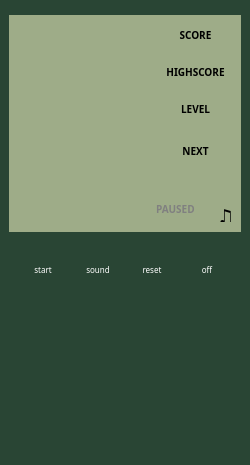
<?xml version="1.0" encoding="UTF-8"?>
<ui version="4.0">
 <author>suzannpi</author>
 <class>BrickGamesWindow</class>
 <widget class="QMainWindow" name="BrickGamesWindow">
  <property name="geometry">
   <rect>
    <x>0</x>
    <y>0</y>
    <width>250</width>
    <height>465</height>
   </rect>
  </property>
  <property name="sizePolicy">
   <sizepolicy hsizetype="MinimumExpanding" vsizetype="MinimumExpanding">
    <horstretch>0</horstretch>
    <verstretch>0</verstretch>
   </sizepolicy>
  </property>
  <property name="minimumSize">
   <size>
    <width>250</width>
    <height>465</height>
   </size>
  </property>
  <property name="maximumSize">
   <size>
    <width>2450</width>
    <height>4600</height>
   </size>
  </property>
  <property name="sizeIncrement">
   <size>
    <width>1</width>
    <height>2</height>
   </size>
  </property>
  <property name="baseSize">
   <size>
    <width>280</width>
    <height>500</height>
   </size>
  </property>
  <property name="windowTitle">
   <string>brick game  by suzannpi</string>
  </property>
  <property name="windowIcon">
   <iconset theme=":/tetris.ico"/>
  </property>
  <property name="styleSheet">
   <string notr="true">QMainWindow{
  background-color: rgb(41, 69, 52);
  background-image: url(:brick_game.png);
  background-repeat: no-repeat;
  background-position: bottom right;
}

QPushButton{
  background: transparent;
  background-position: center center;
  background-repeat: no-repeat;
  border: none;
  border-image: url(:button.png) 0 0 0 0 stretch stretch;  
}


QPushButton:hover {
    border-image: url(:button_hovered.png) 0 0 0 0 stretch stretch;  
}

QPushButton:pressed {
  border-image: url(:button_pressed.png) 0 0 0 0 stretch stretch;  
}

QLabel{
  background:none;
  color: rgb(0, 0, 0);
  font-size: 10px;
}

QGraphicsView {
    background:none;
    background-color: rgba(0, 0, 0, 0);
    border-style: box;
    border: none;
}

s21--ResizedView{
    background:none;
    background-color: rgba(158, 172, 136, 1);
    border-style: box;
    border: 1px solid black;
}
</string>
  </property>
  <widget class="QWidget" name="centralwidget">
   <property name="sizePolicy">
    <sizepolicy hsizetype="MinimumExpanding" vsizetype="MinimumExpanding">
     <horstretch>0</horstretch>
     <verstretch>0</verstretch>
    </sizepolicy>
   </property>
   <property name="minimumSize">
    <size>
     <width>250</width>
     <height>465</height>
    </size>
   </property>
   <property name="maximumSize">
    <size>
     <width>2500</width>
     <height>4600</height>
    </size>
   </property>
   <property name="sizeIncrement">
    <size>
     <width>1</width>
     <height>2</height>
    </size>
   </property>
   <property name="baseSize">
    <size>
     <width>250</width>
     <height>465</height>
    </size>
   </property>
   <layout class="QVBoxLayout" name="verticalLayout" stretch="0,0">
    <item>
     <layout class="QHBoxLayout" name="display_layout" stretch="0,0,0">
      <property name="spacing">
       <number>1</number>
      </property>
      <property name="sizeConstraint">
       <enum>QLayout::SetFixedSize</enum>
      </property>
      <property name="leftMargin">
       <number>0</number>
      </property>
      <property name="topMargin">
       <number>6</number>
      </property>
      <property name="rightMargin">
       <number>0</number>
      </property>
      <property name="bottomMargin">
       <number>1</number>
      </property>
      <item>
       <spacer name="spacer_display_left">
        <property name="orientation">
         <enum>Qt::Horizontal</enum>
        </property>
        <property name="sizeHint" stdset="0">
         <size>
          <width>40</width>
          <height>20</height>
         </size>
        </property>
       </spacer>
      </item>
      <item>
       <widget class="QGroupBox" name="group_box_display">
        <property name="sizePolicy">
         <sizepolicy hsizetype="MinimumExpanding" vsizetype="MinimumExpanding">
          <horstretch>0</horstretch>
          <verstretch>0</verstretch>
         </sizepolicy>
        </property>
        <property name="minimumSize">
         <size>
          <width>206</width>
          <height>206</height>
         </size>
        </property>
        <property name="maximumSize">
         <size>
          <width>720</width>
          <height>1440</height>
         </size>
        </property>
        <property name="sizeIncrement">
         <size>
          <width>1</width>
          <height>2</height>
         </size>
        </property>
        <property name="baseSize">
         <size>
          <width>206</width>
          <height>206</height>
         </size>
        </property>
        <property name="styleSheet">
         <string notr="true">QGroupBox{
  border: none;
  background-color: rgba(158, 172, 136, 1);
}</string>
        </property>
        <property name="title">
         <string/>
        </property>
        <layout class="QHBoxLayout" name="horizontalLayout">
         <property name="spacing">
          <number>5</number>
         </property>
         <property name="leftMargin">
          <number>0</number>
         </property>
         <property name="topMargin">
          <number>0</number>
         </property>
         <property name="rightMargin">
          <number>0</number>
         </property>
         <property name="bottomMargin">
          <number>0</number>
         </property>
         <item>
          <widget class="QGroupBox" name="gf_view">
           <property name="sizePolicy">
            <sizepolicy hsizetype="MinimumExpanding" vsizetype="MinimumExpanding">
             <horstretch>0</horstretch>
             <verstretch>0</verstretch>
            </sizepolicy>
           </property>
           <property name="minimumSize">
            <size>
             <width>100</width>
             <height>200</height>
            </size>
           </property>
           <property name="maximumSize">
            <size>
             <width>720</width>
             <height>1440</height>
            </size>
           </property>
           <property name="baseSize">
            <size>
             <width>100</width>
             <height>200</height>
            </size>
           </property>
           <property name="title">
            <string/>
           </property>
           <layout class="QHBoxLayout" name="horizontalLayout_2">
            <property name="spacing">
             <number>0</number>
            </property>
            <property name="leftMargin">
             <number>0</number>
            </property>
            <property name="topMargin">
             <number>0</number>
            </property>
            <property name="rightMargin">
             <number>0</number>
            </property>
            <property name="bottomMargin">
             <number>0</number>
            </property>
            <item>
             <widget class="s21::ResizedView" name="graphics_view">
              <property name="sizePolicy">
               <sizepolicy hsizetype="MinimumExpanding" vsizetype="MinimumExpanding">
                <horstretch>0</horstretch>
                <verstretch>0</verstretch>
               </sizepolicy>
              </property>
              <property name="minimumSize">
               <size>
                <width>100</width>
                <height>200</height>
               </size>
              </property>
              <property name="maximumSize">
               <size>
                <width>720</width>
                <height>1440</height>
               </size>
              </property>
              <property name="sizeIncrement">
               <size>
                <width>1</width>
                <height>2</height>
               </size>
              </property>
              <property name="baseSize">
               <size>
                <width>100</width>
                <height>200</height>
               </size>
              </property>
              <property name="styleSheet">
               <string notr="true">/*
ResizedView{
    background:none;
    background-color: rgba(158, 172, 136, 1);
    border-style: box;
    border: 10px solid red;
}
*/</string>
              </property>
              <property name="frameShape">
               <enum>QFrame::Box</enum>
              </property>
              <property name="frameShadow">
               <enum>QFrame::Plain</enum>
              </property>
              <property name="verticalScrollBarPolicy">
               <enum>Qt::ScrollBarAlwaysOff</enum>
              </property>
              <property name="horizontalScrollBarPolicy">
               <enum>Qt::ScrollBarAlwaysOff</enum>
              </property>
              <property name="renderHints">
               <set>QPainter::TextAntialiasing</set>
              </property>
              <property name="resizeAnchor">
               <enum>QGraphicsView::AnchorViewCenter</enum>
              </property>
             </widget>
            </item>
           </layout>
          </widget>
         </item>
         <item>
          <widget class="QGroupBox" name="group_box_side_info">
           <property name="sizePolicy">
            <sizepolicy hsizetype="Fixed" vsizetype="Fixed">
             <horstretch>0</horstretch>
             <verstretch>0</verstretch>
            </sizepolicy>
           </property>
           <property name="minimumSize">
            <size>
             <width>85</width>
             <height>200</height>
            </size>
           </property>
           <property name="maximumSize">
            <size>
             <width>85</width>
             <height>200</height>
            </size>
           </property>
           <property name="baseSize">
            <size>
             <width>85</width>
             <height>200</height>
            </size>
           </property>
           <property name="styleSheet">
            <string notr="true">QGroupBox#info_group{
  border: none;
  background-color: rgba(158, 172, 136, 1);
}</string>
           </property>
           <property name="title">
            <string/>
           </property>
           <layout class="QVBoxLayout" name="verticalLayout_4">
            <property name="leftMargin">
             <number>0</number>
            </property>
            <property name="topMargin">
             <number>3</number>
            </property>
            <property name="rightMargin">
             <number>0</number>
            </property>
            <property name="bottomMargin">
             <number>3</number>
            </property>
            <item>
             <widget class="QLabel" name="score_label">
              <property name="sizePolicy">
               <sizepolicy hsizetype="Fixed" vsizetype="Fixed">
                <horstretch>0</horstretch>
                <verstretch>0</verstretch>
               </sizepolicy>
              </property>
              <property name="minimumSize">
               <size>
                <width>85</width>
                <height>35</height>
               </size>
              </property>
              <property name="maximumSize">
               <size>
                <width>85</width>
                <height>35</height>
               </size>
              </property>
              <property name="font">
               <font>
                <family>LAB Grotesk</family>
                <pointsize>-1</pointsize>
                <bold>true</bold>
               </font>
              </property>
              <property name="styleSheet">
               <string notr="true">QLabel#score_label{
  background:none;
  color: rgb(0, 0, 0);
  font-size: 10px;
}</string>
              </property>
              <property name="text">
               <string>SCORE</string>
              </property>
              <property name="alignment">
               <set>Qt::AlignHCenter|Qt::AlignTop</set>
              </property>
              <property name="margin">
               <number>5</number>
              </property>
             </widget>
            </item>
            <item>
             <widget class="QLabel" name="highscore_label">
              <property name="sizePolicy">
               <sizepolicy hsizetype="Fixed" vsizetype="Fixed">
                <horstretch>0</horstretch>
                <verstretch>0</verstretch>
               </sizepolicy>
              </property>
              <property name="minimumSize">
               <size>
                <width>85</width>
                <height>35</height>
               </size>
              </property>
              <property name="maximumSize">
               <size>
                <width>85</width>
                <height>35</height>
               </size>
              </property>
              <property name="font">
               <font>
                <family>LAB Grotesk</family>
                <pointsize>-1</pointsize>
                <bold>true</bold>
               </font>
              </property>
              <property name="styleSheet">
               <string notr="true">QLabel#highscore_label{
  background:none;
  color: rgb(0, 0, 0);
  font-size: 10px;
}</string>
              </property>
              <property name="text">
               <string>HIGHSCORE</string>
              </property>
              <property name="alignment">
               <set>Qt::AlignHCenter|Qt::AlignTop</set>
              </property>
              <property name="margin">
               <number>5</number>
              </property>
             </widget>
            </item>
            <item>
             <widget class="QLabel" name="level_label">
              <property name="minimumSize">
               <size>
                <width>85</width>
                <height>35</height>
               </size>
              </property>
              <property name="maximumSize">
               <size>
                <width>85</width>
                <height>35</height>
               </size>
              </property>
              <property name="font">
               <font>
                <family>LAB Grotesk</family>
                <pointsize>-1</pointsize>
                <bold>true</bold>
               </font>
              </property>
              <property name="styleSheet">
               <string notr="true">QLabel#level_label{
  background:none;
  color: rgb(0, 0, 0);
  font-size: 10px;
}</string>
              </property>
              <property name="text">
               <string>LEVEL</string>
              </property>
              <property name="alignment">
               <set>Qt::AlignHCenter|Qt::AlignTop</set>
              </property>
              <property name="margin">
               <number>5</number>
              </property>
             </widget>
            </item>
            <item>
             <widget class="QLabel" name="next_label">
              <property name="sizePolicy">
               <sizepolicy hsizetype="Fixed" vsizetype="Fixed">
                <horstretch>0</horstretch>
                <verstretch>0</verstretch>
               </sizepolicy>
              </property>
              <property name="minimumSize">
               <size>
                <width>85</width>
                <height>20</height>
               </size>
              </property>
              <property name="maximumSize">
               <size>
                <width>85</width>
                <height>10</height>
               </size>
              </property>
              <property name="font">
               <font>
                <family>LAB Grotesk</family>
                <pointsize>-1</pointsize>
                <bold>true</bold>
               </font>
              </property>
              <property name="styleSheet">
               <string notr="true">QLabel#level_label{
  background:none;
  color: rgb(0, 0, 0);
  font-size: 10px;
}</string>
              </property>
              <property name="text">
               <string>NEXT</string>
              </property>
              <property name="alignment">
               <set>Qt::AlignHCenter|Qt::AlignTop</set>
              </property>
              <property name="margin">
               <number>4</number>
              </property>
             </widget>
            </item>
            <item>
             <widget class="QGraphicsView" name="next_figure_view">
              <property name="sizePolicy">
               <sizepolicy hsizetype="Fixed" vsizetype="Fixed">
                <horstretch>0</horstretch>
                <verstretch>0</verstretch>
               </sizepolicy>
              </property>
              <property name="minimumSize">
               <size>
                <width>85</width>
                <height>35</height>
               </size>
              </property>
              <property name="maximumSize">
               <size>
                <width>150</width>
                <height>200</height>
               </size>
              </property>
             </widget>
            </item>
            <item>
             <layout class="QHBoxLayout" name="paused_note_label">
              <property name="leftMargin">
               <number>3</number>
              </property>
              <property name="topMargin">
               <number>0</number>
              </property>
              <property name="bottomMargin">
               <number>0</number>
              </property>
              <item>
               <widget class="QLabel" name="pause_label">
                <property name="enabled">
                 <bool>true</bool>
                </property>
                <property name="sizePolicy">
                 <sizepolicy hsizetype="Fixed" vsizetype="Fixed">
                  <horstretch>0</horstretch>
                  <verstretch>0</verstretch>
                 </sizepolicy>
                </property>
                <property name="minimumSize">
                 <size>
                  <width>55</width>
                  <height>20</height>
                 </size>
                </property>
                <property name="maximumSize">
                 <size>
                  <width>55</width>
                  <height>20</height>
                 </size>
                </property>
                <property name="baseSize">
                 <size>
                  <width>55</width>
                  <height>20</height>
                 </size>
                </property>
                <property name="font">
                 <font>
                  <family>LAB Grotesk</family>
                  <pointsize>-1</pointsize>
                  <bold>true</bold>
                 </font>
                </property>
                <property name="styleSheet">
                 <string notr="true">QLabel#pause_label{
  background:none;
  color: grey;
  font-size: 10px;
}</string>
                </property>
                <property name="text">
                 <string>PAUSED</string>
                </property>
                <property name="alignment">
                 <set>Qt::AlignLeading|Qt::AlignLeft|Qt::AlignTop</set>
                </property>
                <property name="margin">
                 <number>2</number>
                </property>
               </widget>
              </item>
              <item>
               <widget class="QLabel" name="note_label">
                <property name="enabled">
                 <bool>true</bool>
                </property>
                <property name="sizePolicy">
                 <sizepolicy hsizetype="Fixed" vsizetype="Fixed">
                  <horstretch>0</horstretch>
                  <verstretch>0</verstretch>
                 </sizepolicy>
                </property>
                <property name="minimumSize">
                 <size>
                  <width>14</width>
                  <height>20</height>
                 </size>
                </property>
                <property name="maximumSize">
                 <size>
                  <width>14</width>
                  <height>20</height>
                 </size>
                </property>
                <property name="font">
                 <font>
                  <family>LAB Grotesk</family>
                  <pointsize>-1</pointsize>
                  <bold>true</bold>
                 </font>
                </property>
                <property name="layoutDirection">
                 <enum>Qt::LeftToRight</enum>
                </property>
                <property name="styleSheet">
                 <string notr="true">QLabel#level_label{
  background:none;
  color: grey;
  font-size: 10px;
}</string>
                </property>
                <property name="text">
                 <string>&lt;html&gt;&lt;head/&gt;&lt;body&gt;&lt;p&gt;&lt;span style=&quot; font-size:14pt;&quot;&gt;♫&lt;/span&gt;&lt;/p&gt;&lt;/body&gt;&lt;/html&gt;</string>
                </property>
                <property name="alignment">
                 <set>Qt::AlignRight|Qt::AlignTop|Qt::AlignTrailing</set>
                </property>
               </widget>
              </item>
              <item>
               <spacer name="horizontalSpacer_5">
                <property name="orientation">
                 <enum>Qt::Horizontal</enum>
                </property>
                <property name="sizeHint" stdset="0">
                 <size>
                  <width>40</width>
                  <height>20</height>
                 </size>
                </property>
               </spacer>
              </item>
             </layout>
            </item>
           </layout>
           <zorder>next_figure_view</zorder>
           <zorder>score_label</zorder>
           <zorder>highscore_label</zorder>
           <zorder>level_label</zorder>
           <zorder>next_label</zorder>
          </widget>
         </item>
        </layout>
       </widget>
      </item>
      <item>
       <spacer name="spacer_display_right">
        <property name="orientation">
         <enum>Qt::Horizontal</enum>
        </property>
        <property name="sizeHint" stdset="0">
         <size>
          <width>40</width>
          <height>20</height>
         </size>
        </property>
       </spacer>
      </item>
     </layout>
    </item>
    <item>
     <layout class="QVBoxLayout" name="bottom_layout">
      <property name="spacing">
       <number>1</number>
      </property>
      <property name="sizeConstraint">
       <enum>QLayout::SetFixedSize</enum>
      </property>
      <property name="topMargin">
       <number>3</number>
      </property>
      <property name="bottomMargin">
       <number>0</number>
      </property>
      <item>
       <layout class="QHBoxLayout" name="menu_buttons_layout">
        <property name="sizeConstraint">
         <enum>QLayout::SetFixedSize</enum>
        </property>
        <property name="topMargin">
         <number>1</number>
        </property>
        <property name="bottomMargin">
         <number>1</number>
        </property>
        <item>
         <spacer name="hs0">
          <property name="orientation">
           <enum>Qt::Horizontal</enum>
          </property>
          <property name="sizeHint" stdset="0">
           <size>
            <width>40</width>
            <height>20</height>
           </size>
          </property>
         </spacer>
        </item>
        <item>
         <layout class="QVBoxLayout" name="start_l">
          <property name="spacing">
           <number>4</number>
          </property>
          <item alignment="Qt::AlignHCenter|Qt::AlignVCenter">
           <widget class="QPushButton" name="start_button">
            <property name="sizePolicy">
             <sizepolicy hsizetype="Fixed" vsizetype="Fixed">
              <horstretch>0</horstretch>
              <verstretch>0</verstretch>
             </sizepolicy>
            </property>
            <property name="minimumSize">
             <size>
              <width>15</width>
              <height>15</height>
             </size>
            </property>
            <property name="maximumSize">
             <size>
              <width>15</width>
              <height>15</height>
             </size>
            </property>
            <property name="baseSize">
             <size>
              <width>15</width>
              <height>15</height>
             </size>
            </property>
            <property name="styleSheet">
             <string notr="true"/>
            </property>
            <property name="text">
             <string/>
            </property>
           </widget>
          </item>
          <item alignment="Qt::AlignHCenter|Qt::AlignVCenter">
           <widget class="QLabel" name="start_label">
            <property name="sizePolicy">
             <sizepolicy hsizetype="Fixed" vsizetype="Fixed">
              <horstretch>0</horstretch>
              <verstretch>0</verstretch>
             </sizepolicy>
            </property>
            <property name="minimumSize">
             <size>
              <width>40</width>
              <height>15</height>
             </size>
            </property>
            <property name="maximumSize">
             <size>
              <width>40</width>
              <height>15</height>
             </size>
            </property>
            <property name="baseSize">
             <size>
              <width>40</width>
              <height>15</height>
             </size>
            </property>
            <property name="font">
             <font>
              <family>LAB Grotesk</family>
              <pointsize>-1</pointsize>
              <bold>false</bold>
             </font>
            </property>
            <property name="styleSheet">
             <string notr="true">QLabel#start_label{
  color: rgba(255, 255, 255, 1);
  font-size: 8px;
}</string>
            </property>
            <property name="text">
             <string>start</string>
            </property>
            <property name="alignment">
             <set>Qt::AlignCenter</set>
            </property>
           </widget>
          </item>
         </layout>
        </item>
        <item>
         <spacer name="hs1">
          <property name="orientation">
           <enum>Qt::Horizontal</enum>
          </property>
          <property name="sizeType">
           <enum>QSizePolicy::Maximum</enum>
          </property>
          <property name="sizeHint" stdset="0">
           <size>
            <width>40</width>
            <height>20</height>
           </size>
          </property>
         </spacer>
        </item>
        <item>
         <layout class="QVBoxLayout" name="sound_l">
          <property name="spacing">
           <number>4</number>
          </property>
          <item alignment="Qt::AlignHCenter|Qt::AlignVCenter">
           <widget class="QPushButton" name="sound_button">
            <property name="sizePolicy">
             <sizepolicy hsizetype="Fixed" vsizetype="Fixed">
              <horstretch>0</horstretch>
              <verstretch>0</verstretch>
             </sizepolicy>
            </property>
            <property name="minimumSize">
             <size>
              <width>15</width>
              <height>15</height>
             </size>
            </property>
            <property name="maximumSize">
             <size>
              <width>15</width>
              <height>15</height>
             </size>
            </property>
            <property name="baseSize">
             <size>
              <width>15</width>
              <height>15</height>
             </size>
            </property>
            <property name="styleSheet">
             <string notr="true"/>
            </property>
            <property name="text">
             <string/>
            </property>
           </widget>
          </item>
          <item alignment="Qt::AlignHCenter|Qt::AlignVCenter">
           <widget class="QLabel" name="sound_label">
            <property name="sizePolicy">
             <sizepolicy hsizetype="Fixed" vsizetype="Fixed">
              <horstretch>0</horstretch>
              <verstretch>0</verstretch>
             </sizepolicy>
            </property>
            <property name="minimumSize">
             <size>
              <width>40</width>
              <height>15</height>
             </size>
            </property>
            <property name="maximumSize">
             <size>
              <width>40</width>
              <height>15</height>
             </size>
            </property>
            <property name="baseSize">
             <size>
              <width>40</width>
              <height>15</height>
             </size>
            </property>
            <property name="font">
             <font>
              <family>LAB Grotesk</family>
              <pointsize>-1</pointsize>
              <bold>false</bold>
             </font>
            </property>
            <property name="styleSheet">
             <string notr="true">QLabel#sound_label{
  color: rgba(255, 255, 255, 1);
  font-size: 8px;
}</string>
            </property>
            <property name="text">
             <string>sound</string>
            </property>
            <property name="alignment">
             <set>Qt::AlignCenter</set>
            </property>
           </widget>
          </item>
         </layout>
        </item>
        <item>
         <spacer name="hs2">
          <property name="orientation">
           <enum>Qt::Horizontal</enum>
          </property>
          <property name="sizeType">
           <enum>QSizePolicy::Maximum</enum>
          </property>
          <property name="sizeHint" stdset="0">
           <size>
            <width>40</width>
            <height>20</height>
           </size>
          </property>
         </spacer>
        </item>
        <item>
         <layout class="QVBoxLayout" name="reset_l">
          <property name="spacing">
           <number>4</number>
          </property>
          <item alignment="Qt::AlignHCenter|Qt::AlignVCenter">
           <widget class="QPushButton" name="reset_button">
            <property name="sizePolicy">
             <sizepolicy hsizetype="Fixed" vsizetype="Fixed">
              <horstretch>0</horstretch>
              <verstretch>0</verstretch>
             </sizepolicy>
            </property>
            <property name="minimumSize">
             <size>
              <width>15</width>
              <height>15</height>
             </size>
            </property>
            <property name="maximumSize">
             <size>
              <width>15</width>
              <height>15</height>
             </size>
            </property>
            <property name="baseSize">
             <size>
              <width>15</width>
              <height>15</height>
             </size>
            </property>
            <property name="styleSheet">
             <string notr="true"/>
            </property>
            <property name="text">
             <string/>
            </property>
           </widget>
          </item>
          <item alignment="Qt::AlignHCenter|Qt::AlignVCenter">
           <widget class="QLabel" name="reset_label">
            <property name="sizePolicy">
             <sizepolicy hsizetype="Fixed" vsizetype="Fixed">
              <horstretch>0</horstretch>
              <verstretch>0</verstretch>
             </sizepolicy>
            </property>
            <property name="minimumSize">
             <size>
              <width>40</width>
              <height>15</height>
             </size>
            </property>
            <property name="maximumSize">
             <size>
              <width>40</width>
              <height>15</height>
             </size>
            </property>
            <property name="baseSize">
             <size>
              <width>40</width>
              <height>15</height>
             </size>
            </property>
            <property name="font">
             <font>
              <family>LAB Grotesk</family>
              <pointsize>-1</pointsize>
              <bold>false</bold>
             </font>
            </property>
            <property name="styleSheet">
             <string notr="true">QLabel#reset_label{
  color: rgba(255, 255, 255, 1);
  font-size: 8px;
}</string>
            </property>
            <property name="text">
             <string>reset</string>
            </property>
            <property name="alignment">
             <set>Qt::AlignCenter</set>
            </property>
           </widget>
          </item>
         </layout>
        </item>
        <item>
         <spacer name="hs3">
          <property name="orientation">
           <enum>Qt::Horizontal</enum>
          </property>
          <property name="sizeType">
           <enum>QSizePolicy::Maximum</enum>
          </property>
          <property name="sizeHint" stdset="0">
           <size>
            <width>40</width>
            <height>20</height>
           </size>
          </property>
         </spacer>
        </item>
        <item>
         <layout class="QVBoxLayout" name="quit_l">
          <property name="spacing">
           <number>4</number>
          </property>
          <item alignment="Qt::AlignHCenter|Qt::AlignVCenter">
           <widget class="QPushButton" name="quit_button">
            <property name="sizePolicy">
             <sizepolicy hsizetype="Fixed" vsizetype="Fixed">
              <horstretch>0</horstretch>
              <verstretch>0</verstretch>
             </sizepolicy>
            </property>
            <property name="minimumSize">
             <size>
              <width>15</width>
              <height>15</height>
             </size>
            </property>
            <property name="maximumSize">
             <size>
              <width>15</width>
              <height>15</height>
             </size>
            </property>
            <property name="baseSize">
             <size>
              <width>15</width>
              <height>15</height>
             </size>
            </property>
            <property name="styleSheet">
             <string notr="true"/>
            </property>
            <property name="text">
             <string/>
            </property>
           </widget>
          </item>
          <item alignment="Qt::AlignHCenter|Qt::AlignVCenter">
           <widget class="QLabel" name="quit_label">
            <property name="sizePolicy">
             <sizepolicy hsizetype="Fixed" vsizetype="Fixed">
              <horstretch>0</horstretch>
              <verstretch>0</verstretch>
             </sizepolicy>
            </property>
            <property name="minimumSize">
             <size>
              <width>40</width>
              <height>15</height>
             </size>
            </property>
            <property name="maximumSize">
             <size>
              <width>40</width>
              <height>15</height>
             </size>
            </property>
            <property name="baseSize">
             <size>
              <width>40</width>
              <height>15</height>
             </size>
            </property>
            <property name="font">
             <font>
              <family>LAB Grotesk</family>
              <pointsize>-1</pointsize>
              <bold>false</bold>
             </font>
            </property>
            <property name="styleSheet">
             <string notr="true">QLabel#quit_label{
  color: rgba(255, 255, 255, 1);
  font-size: 8px;
}</string>
            </property>
            <property name="text">
             <string>off</string>
            </property>
            <property name="alignment">
             <set>Qt::AlignCenter</set>
            </property>
           </widget>
          </item>
         </layout>
        </item>
        <item>
         <spacer name="hs5">
          <property name="orientation">
           <enum>Qt::Horizontal</enum>
          </property>
          <property name="sizeHint" stdset="0">
           <size>
            <width>40</width>
            <height>20</height>
           </size>
          </property>
         </spacer>
        </item>
       </layout>
      </item>
      <item>
       <layout class="QHBoxLayout" name="move_action_l">
        <property name="spacing">
         <number>0</number>
        </property>
        <property name="topMargin">
         <number>1</number>
        </property>
        <property name="bottomMargin">
         <number>1</number>
        </property>
        <item>
         <widget class="QWidget" name="grid_move_buttons" native="true">
          <property name="sizePolicy">
           <sizepolicy hsizetype="Fixed" vsizetype="Fixed">
            <horstretch>0</horstretch>
            <verstretch>0</verstretch>
           </sizepolicy>
          </property>
          <property name="minimumSize">
           <size>
            <width>200</width>
            <height>125</height>
           </size>
          </property>
          <property name="maximumSize">
           <size>
            <width>200</width>
            <height>125</height>
           </size>
          </property>
          <property name="baseSize">
           <size>
            <width>200</width>
            <height>125</height>
           </size>
          </property>
          <property name="styleSheet">
           <string notr="true">QWidget#grid_move_buttons{
  background: none;
}</string>
          </property>
          <layout class="QGridLayout" name="gridLayout">
           <property name="spacing">
            <number>0</number>
           </property>
           <item row="0" column="2">
            <widget class="QPushButton" name="up_button">
             <property name="minimumSize">
              <size>
               <width>34</width>
               <height>34</height>
              </size>
             </property>
             <property name="maximumSize">
              <size>
               <width>34</width>
               <height>34</height>
              </size>
             </property>
             <property name="styleSheet">
              <string notr="true"/>
             </property>
             <property name="text">
              <string/>
             </property>
            </widget>
           </item>
           <item row="1" column="2">
            <widget class="QLabel" name="arrows_label">
             <property name="font">
              <font>
               <family>LAB Grotesk</family>
               <pointsize>-1</pointsize>
               <bold>false</bold>
              </font>
             </property>
             <property name="styleSheet">
              <string notr="true">QLabel#arrows_label {
  background-image: url(:arrows.png);
  background-repeat: no-repeat;
  background-position: center;
}</string>
             </property>
             <property name="text">
              <string/>
             </property>
             <property name="alignment">
              <set>Qt::AlignCenter</set>
             </property>
            </widget>
           </item>
           <item row="2" column="2">
            <widget class="QPushButton" name="down_button">
             <property name="minimumSize">
              <size>
               <width>34</width>
               <height>34</height>
              </size>
             </property>
             <property name="maximumSize">
              <size>
               <width>34</width>
               <height>34</height>
              </size>
             </property>
             <property name="styleSheet">
              <string notr="true"/>
             </property>
             <property name="text">
              <string/>
             </property>
            </widget>
           </item>
           <item row="1" column="4">
            <spacer name="spacer_action_left">
             <property name="orientation">
              <enum>Qt::Horizontal</enum>
             </property>
             <property name="sizeHint" stdset="0">
              <size>
               <width>40</width>
               <height>20</height>
              </size>
             </property>
            </spacer>
           </item>
           <item row="1" column="3">
            <widget class="QPushButton" name="right_button">
             <property name="minimumSize">
              <size>
               <width>34</width>
               <height>34</height>
              </size>
             </property>
             <property name="maximumSize">
              <size>
               <width>34</width>
               <height>34</height>
              </size>
             </property>
             <property name="styleSheet">
              <string notr="true"/>
             </property>
             <property name="text">
              <string/>
             </property>
            </widget>
           </item>
           <item row="1" column="0">
            <widget class="QPushButton" name="left_button">
             <property name="minimumSize">
              <size>
               <width>34</width>
               <height>34</height>
              </size>
             </property>
             <property name="maximumSize">
              <size>
               <width>34</width>
               <height>34</height>
              </size>
             </property>
             <property name="styleSheet">
              <string notr="true"/>
             </property>
             <property name="text">
              <string/>
             </property>
            </widget>
           </item>
           <item row="1" column="5">
            <widget class="QPushButton" name="action_button">
             <property name="sizePolicy">
              <sizepolicy hsizetype="Fixed" vsizetype="Fixed">
               <horstretch>0</horstretch>
               <verstretch>0</verstretch>
              </sizepolicy>
             </property>
             <property name="minimumSize">
              <size>
               <width>45</width>
               <height>45</height>
              </size>
             </property>
             <property name="maximumSize">
              <size>
               <width>45</width>
               <height>45</height>
              </size>
             </property>
             <property name="styleSheet">
              <string notr="true"/>
             </property>
             <property name="text">
              <string/>
             </property>
             <property name="iconSize">
              <size>
               <width>45</width>
               <height>45</height>
              </size>
             </property>
            </widget>
           </item>
           <item row="1" column="6">
            <spacer name="spacer_action_right">
             <property name="orientation">
              <enum>Qt::Horizontal</enum>
             </property>
             <property name="sizeHint" stdset="0">
              <size>
               <width>40</width>
               <height>20</height>
              </size>
             </property>
            </spacer>
           </item>
          </layout>
         </widget>
        </item>
       </layout>
      </item>
      <item>
       <spacer name="verticalSpacer">
        <property name="orientation">
         <enum>Qt::Vertical</enum>
        </property>
        <property name="sizeType">
         <enum>QSizePolicy::Fixed</enum>
        </property>
        <property name="sizeHint" stdset="0">
         <size>
          <width>20</width>
          <height>50</height>
         </size>
        </property>
       </spacer>
      </item>
     </layout>
    </item>
   </layout>
  </widget>
 </widget>
 <customwidgets>
  <customwidget>
   <class>s21::ResizedView</class>
   <extends>QGraphicsView</extends>
   <header>s21_resized_view.h</header>
  </customwidget>
 </customwidgets>
 <resources/>
 <connections/>
</ui>
